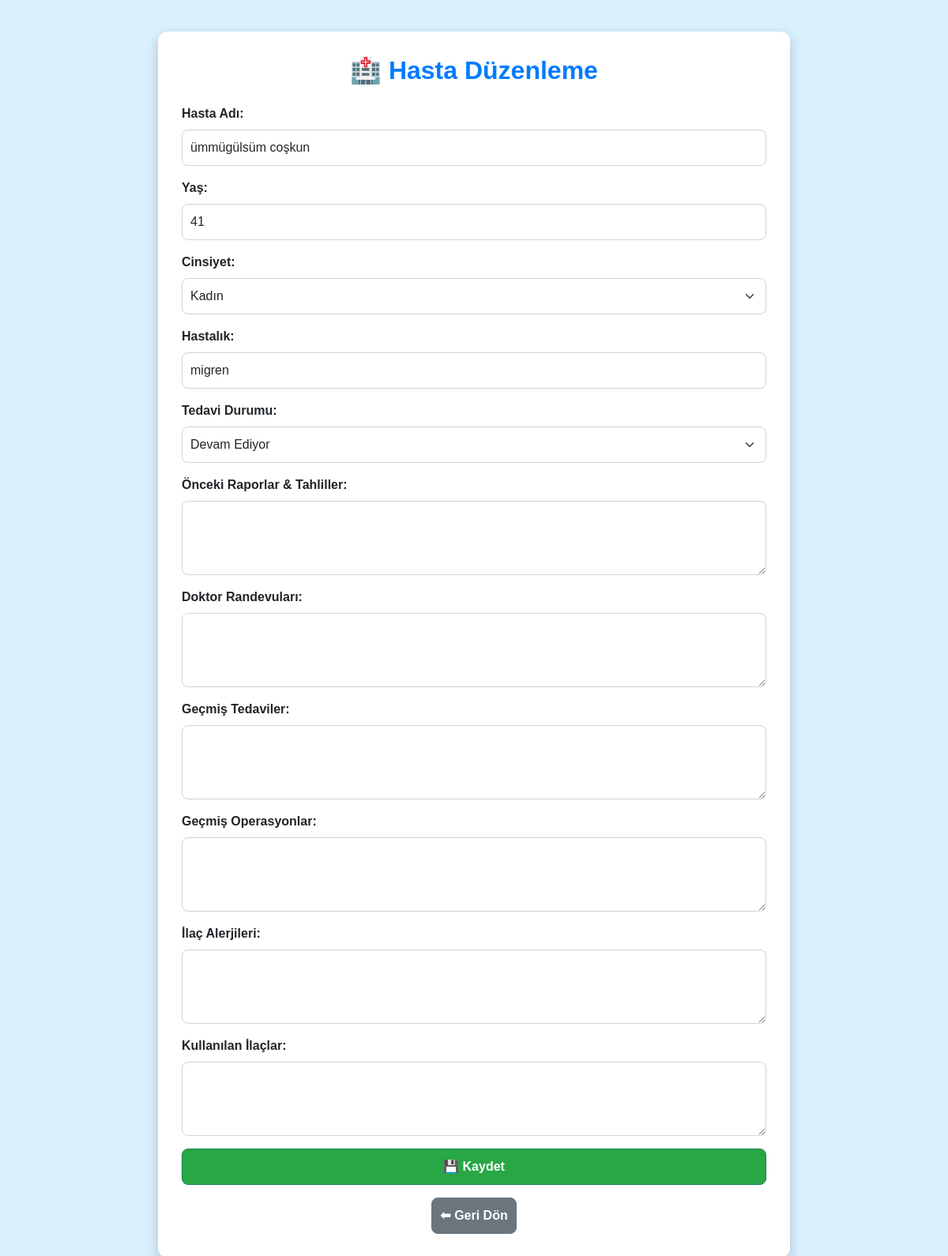
Screenshot of /edit_patient/2 with the database file from the repository.
### database.py (models this page shows, shortened)
class Patient(db.Model):
    __tablename__ = "patients"
    id = db.Column(db.Integer, primary_key=True)
    name = db.Column(db.String(100), nullable=False)
    age = db.Column(db.Integer, nullable=False)
    gender = db.Column(db.String(10), nullable=False)
    diagnosis = db.Column(db.String(255), nullable=False)
    treatment_status = db.Column(db.String(50), nullable=False)
    kayit_tarihi = db.Column(db.DateTime, default=datetime.utcnow)  # 📌 Sütun doğru tanımlandı

### app.py (the view, shortened to what this page needs)
@app.route('/edit_patient/<int:patient_id>', methods=['GET', 'POST'])
def edit_patient(patient_id):
    patient = Patient.query.get_or_404(patient_id)
    return render_template('edit_patient.html', patient=patient)

### app.py (called while the page is built)
@app.context_processor
def inject_translate():
    return dict(translate=translate)

@app.before_request
def refresh_session():
    session.permanent = True
    session.modified = True
    session.permanent_session_lifetime = timedelta(minutes=30)

@app.context_processor
def inject_notifications():
    try:
        with app.app_context():  # ✅ Flask uygulama bağlamı içinde çalıştır
            from models import Notification  # ✅ Döngüsel import hatasını önledik!
            unread_count = Notification.query.filter_by(is_read=False).count()
    except Exception as e:
        print(f"⚠️ Bildirim yükleme hatası: {e}")  # 📌 Hata ayıklamak için
        unread_count = 0
    return dict(unread_count=unread_count)

@app.context_processor
def inject_notifications():
    try:
        unread_count = Notification.query.filter_by(is_read=False).count()
    except Exception as e:
        print(f"⚠️ Bildirim yükleme hatası: {e}")  # Hata ayıklama için
        unread_count = 0
    return dict(unread_notifications_count=unread_count)

@app.context_processor
def inject_notifications():
    unread_count = Notification.query.filter_by(is_read=False).count()
    return dict(unread_notifications_count=unread_count)

### templates/edit_patient.html (shortened to what this page needs)
<!DOCTYPE html>
<html lang="tr">
<head>
    <link rel="stylesheet" href="https://cdn.jsdelivr.net/npm/bootstrap@5.3.0/dist/css/bootstrap.min.css">
</head>
<body>
    <div class="container">
        <h2 class="text-center mb-4">🏥 Hasta Düzenleme</h2>
        <form action="{{ url_for('edit_patient', patient_id=patient.id) }}" method="POST">
            <div class="mb-3">
                <label for="name" class="form-label">Hasta Adı:</label>
                <input type="text" class="form-control" id="name" name="name" value="{{ patient.name }}" required>
            </div>
            <div class="mb-3">
                <label for="age" class="form-label">Yaş:</label>
                <input type="number" class="form-control" id="age" name="age" value="{{ patient.age }}" required>
            </div>
            <div class="mb-3">
                <label for="gender" class="form-label">Cinsiyet:</label>
                <select class="form-select" id="gender" name="gender">
                    <option value="Kadın" {% if patient.gender == "Kadın" %}selected{% endif %}>Kadın</option>
                </select>
            </div>
            <div class="mb-3">
                <label for="diagnosis" class="form-label">Hastalık:</label>
                <input type="text" class="form-control" id="diagnosis" name="diagnosis" value="{{ patient.diagnosis }}" required>
            </div>
            <div class="mb-3">
                <label for="treatment_status" class="form-label">Tedavi Durumu:</label>
                <select class="form-select" id="treatment_status" name="treatment_status">
                    <option value="Devam Ediyor" {% if patient.treatment_status == "Devam Ediyor" %}selected{% endif %}>Devam Ediyor</option>
                </select>
            </div>
            {% for field, label in {
                "raporlar": "Önceki Raporlar & Tahliller",
                "randevular": "Doktor Randevuları",
                "tedaviler": "Geçmiş Tedaviler",
                "operasyonlar": "Geçmiş Operasyonlar",
                "alerjiler": "İlaç Alerjileri",
                "ilaclar": "Kullanılan İlaçlar"
            }.items() %}
            <div class="mb-3">
                <label for="{{ field }}" class="form-label">{{ label }}:</label>
                <textarea class="form-control" id="{{ field }}" name="{{ field }}" rows="3">{{ patient[field] }}</textarea>
            </div>
            {% endfor %}
            <button type="submit" class="btn btn-success w-100">💾 Kaydet</button>
        </form>
        <div class="text-center mt-3">
            <a href="{{ url_for('hasta_detay', hasta_id=patient.id) }}" class="btn btn-secondary">⬅ Geri Dön</a>
        </div>
    </div>
</body>
</html>

### templates/edit_patient.html (style rules this page uses)
body { background-color: #d9f0ff; font-family: "Arial", sans-serif; }
.container { background: white; padding: 30px; border-radius: 12px; box-shadow: 0px 5px 15px rgba(0, 0, 0, 0.2); max-width: 800px; margin: auto; margin-top: 40px; }
h2 { color: #007bff; font-weight: bold; }
.form-label { font-weight: bold; }
.form-control, .form-select { border-radius: 8px; padding: 10px; border: 1px solid #ced4da; transition: 0.3s; }
.btn { border-radius: 8px; padding: 10px; font-size: 16px; font-weight: bold; transition: 0.3s; }
.btn-success { background-color: #28a745; }
.btn-secondary { background-color: #6c757d; }

### rows the page displays
Patient: name "ümmügülsüm coşkun", age "41", gender "Kadın", diagnosis "migren", treatment_status "Devam Ediyor"

### other values shown
{{ label }} "Önceki Raporlar & Tahliller" "Doktor Randevuları" "Geçmiş Tedaviler" "Geçmiş Operasyonlar" "İlaç Alerjileri" "Kullanılan İlaçlar"
